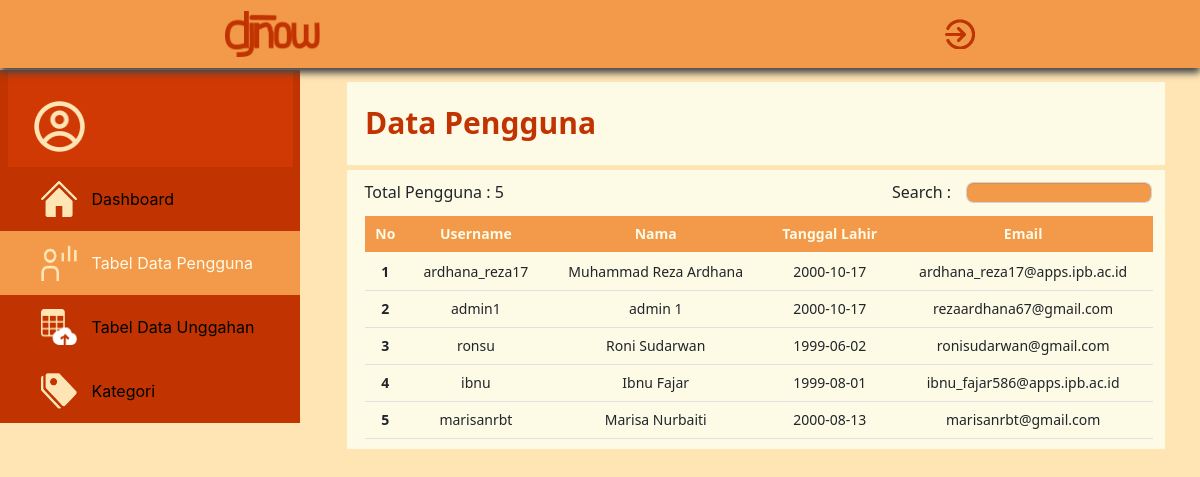
Page /index.php/admin/tabel_pengguna on the committed database.
### tables this page shows
CREATE TABLE `user` (
  `id` int(11) NOT NULL,
  `nama_lengkap` varchar(250) NOT NULL,
  `username` varchar(50) NOT NULL,
  `email` varchar(100) NOT NULL,
  `tanggal_lahir` date NOT NULL,
  `password` varchar(255) NOT NULL,
  `kontak` varchar(20) NOT NULL DEFAULT '+62-8xx-xxxx-xxxx',
  `foto` varchar(100) NOT NULL,
  `role_id` int(11) NOT NULL,
  `is_active` int(1) NOT NULL,
  `user_bio` text NOT NULL DEFAULT 'Hai, salam kenal teman-teman desainerku!'
);

### application/controllers/Admin.php (called while the page is built, shortened)
<?php
class Admin extends CI_Controller
{
  public function __construct()
  {
    $this->load->library('form_validation');
  }
  public function tabel_pengguna()
  {
    $data['title'] = 'Data Pengguna';
    $data['admin'] = $this->db->get_where('user', ['username' => $this->session->userdata('username')])->row_array();
    $data['user'] = $this->db->query("SELECT * FROM user")->result_array();
    $data['postingan'] = $this->db->query("SELECT * FROM postingan")->result_array();
    $data['kategori'] = $this->db->query("SELECT * FROM kategori_postingan")->result_array();
    $this->load->view('admin/tabel_pengguna', $data);
  }
}

### index.php (called while the page is built, shortened)
<?php
require_once BASEPATH.'core/CodeIgniter.php';

### application/views/admin/tabel_pengguna.php (the view, shortened to what this page needs)
<!doctype html>
<html lang="en">
    <head>
        <link href="https://maxcdn.bootstrapcdn.com/bootstrap/3.3.7/css/bootstrap.min.css" rel="stylesheet">
        <link rel="stylesheet" type="text/css" href="css/style.css">
        <link href="https://cdn.jsdelivr.net/npm/bootstrap@5.0.1/dist/css/bootstrap.min.css" rel="stylesheet">
    </head>
    <body>
        <nav class="navbar fixed-top navbar-light shadow bottom" style="border-radius: 0px; box-shadow: 0px 5px 7px 0px rgb(70, 70, 70) !important; background-color: #F2994A; height: 68px;">
          <div class="container-fluid" style="margin-left: 216px;">
            <div class="row">
              <div class="col" style="width:950px;">
                <a href="#">
                  <img src="<?= base_url('res'); ?>/logo.png" alt="DJNOW (Design Jaman Now)" width="95px" height="46px">
                </a>
              </div>
              <div class="col-4 text-end my-auto" style="width:auto; margin-right: 217px; ">
                <a href="<?= base_url('auth/logout'); ?>">
                  <img src="<?= base_url('res'); ?>/out.png" alt="DJNOW (Design Jaman Now)" width="30px" height="30px">
                </a>
              </div>
            </div>
        </nav>
        <div class="main-wrapper">
            <div class="section left col-sm-3" style=" background-color: #C13301;max-width: 346px !important;">
                <div class="half" style="margin: 0px;">
                    <div class="row">
                        <div class="col" style="max-width: 96px; background-color: #D03903;">
                          <img src="<?= base_url('res'); ?>/adminlogo.png" width="51px" height="51px" style="margin-bottom: 15px; margin-top: 31px; margin-left: 19px;">
                        </div>
                        <div class="col" style="max-width: auto !important; background-color: #D03903;">
                        </div>
                    </div>
                    <div class="row" style="margin-left: -15px !important; margin-right: -15px;">
                        <a class="col" type="button" href="<?= base_url('Admin'); ?>" style="max-width:96px; height: 64px; background-color: #C13301;">
                          <img src="<?= base_url('res'); ?>/dashboard.png" width="36px" height="36px" style="margin-top:14px; margin-left: 33px;">
                        </a>
                        <a class="col" type="button" href="<?= base_url('Admin'); ?>" style="text-decoration: none; height: 64px; background-color: #C13301;">
                          <div style="font-family: -apple-system, BlinkMacSystemFont, 'Segoe UI', Roboto, Oxygen, Ubuntu, Cantarell, 'Open Sans', 'Helvetica Neue', sans-serif; color: black; font-size: 16px; margin-left: -12px; margin-top: 20px;">
                            Dashboard
                          </div>
                        </a>
                    </div>
                    <div class="row" style="margin-left: -15px !important; margin-right: -15px;">
                        <div class="col" style="max-width:96px; height: 64px; background-color: #F2994A;">
                          <img src="<?= base_url('res'); ?>/pengguna_active.png" width="36px" height="36px" style="margin-top:14px; margin-left: 33px;">
                        </div>
                        <div class="col"  style="text-decoration: none; height: 64px; background-color: #F2994A;">
                          <div style="color: #FDFAE6 !important; font-family: -apple-system, BlinkMacSystemFont, 'Segoe UI', Roboto, Oxygen, Ubuntu, Cantarell, 'Open Sans', 'Helvetica Neue', sans-serif; color: black; font-size: 16px; margin-left: -12px; margin-top: 20px;">
                            Tabel Data Pengguna
                          </div>
                        </div>
                    </div>
                    <div class="row" style="margin-left: -15px !important; margin-right: -15px;">
                        <a class="col" type="button" href="<?= base_url('Admin/tabel_unggahan'); ?>" style="max-width:96px; height: 64px; background-color: #C13301;">
                          <img src="<?= base_url('res'); ?>/unggahan.png" width="36px" height="36px" style="margin-top:14px; margin-left: 33px;">
                        </a>
                        <a class="col" type="button" href="<?= base_url('Admin/tabel_unggahan'); ?>" style="text-decoration: none; height: 64px; background-color: #C13301;">
                          <div style="font-family: -apple-system, BlinkMacSystemFont, 'Segoe UI', Roboto, Oxygen, Ubuntu, Cantarell, 'Open Sans', 'Helvetica Neue', sans-serif; color: black; font-size: 16px; margin-left: -12px; margin-top: 20px;">
                            Tabel Data Unggahan
                          </div>
                        </a>
                    </div>
                    <div class="row" style="margin-left: -15px !important; margin-right: -15px;">
                        <a class="col" type="button" href="<?= base_url('Admin/kategori'); ?>" style="max-width:96px; height: 64px; background-color: #C13301;">
                          <img src="<?= base_url('res'); ?>/kategori.png" width="36px" height="36px" style="margin-top:14px; margin-left: 33px;">
                        </a>
                        <a class="col" type="button" href="<?= base_url('Admin/kategori'); ?>" style="text-decoration: none; height: 64px; background-color: #C13301;">
                          <div style="font-family: -apple-system, BlinkMacSystemFont, 'Segoe UI', Roboto, Oxygen, Ubuntu, Cantarell, 'Open Sans', 'Helvetica Neue', sans-serif; color: black; font-size: 16px; margin-left: -12px; margin-top: 20px;">
                            Kategori
                          </div>
                        </a>
                    </div>
                </div>
            </div>
            <div class="section1 right col-xs-9">
                <div class="datapengguna" style="margin-right: 20px; margin-top: 12px; margin-left: 32px; background-color: #FDFAE6;">
                    <div style="color: #C13301; font-weight: bold; font-size: 30px !important; margin-left: 18px; padding-top: 18px; padding-bottom:20px;">
                      Data Pengguna
                    </div>
                  </div>
                  <div class="row" style="margin-top:5px; font-size:16px;  margin-right: 20px; margin-left: 32px; background-color: #FDFAE6;">
                    <div class="col" style="margin-left: 10px !important; margin-top: 10px;">
                      Total Pengguna : <?= count($user); ?>
                    </div>
                    <div class="col text-end" style="margin-right: 6px;">
                      <div class="row">
                        <div class="col" style="margin-top: 10px;">
                          Search :
                        </div>
                        <div class="col">
                          <input class="form-control me-2" style="border-radius: 7px; margin-right: 10px; background-color: #F2994A; margin-top: 12px; height: 21px;" type="search" aria-label="Search">
                        </div>
                      </div>
                    </div>
                    <div class="row">
                      <div class="table-responsive-sm text-center" style="font-family: 'Segoe UI'; font-size: 14px; margin-top: 12px;">
                        <table class="table" style="margin-left: 10px; width: 100%; max-width: 100% !important;">
                          <thead class="table" style="color: #FDFAE6; background-color: #F2994A;">
                            <tr>
                              <th scope="col">No</th>
                              <th scope="col">Username</th>
                              <th scope="col">Nama</th>
                              <th scope="col">Tanggal Lahir</th>
                              <th scope="col">Email</th>
                            </tr>
                          </thead>
                          <tbody>
                            <?php $jml_user=count($user);
                            for ($x = 0; $x < $jml_user ; $x++) :  ?>
                            <tr>
                              <th scope="row"><?= $x+1; ?></th>
                              <td><?= $user[$x]['username']; ?></td>
                              <td><?= $user[$x]['nama_lengkap']; ?></td>
                              <td><?= $user[$x]['tanggal_lahir']; ?></td>
                              <td><?= $user[$x]['email']; ?></td>
                            </tr>
                            <?php endfor; ?>
                          </tbody>
                        </table>
                      </div>
        </div>
    </body>
</html>

### assets/css/style.css (style rules this page uses)
::placeholder { color: #B36F57 !important; opacity: 1; }

### application/views/admin/tabel_pengguna.php (style rules this page uses)
body { padding-top: 70px; background: #FFE5B4 !important; }

### rows in the picture
user: username "ardhana_reza17", nama_lengkap "Muhammad Reza Ardhana", tanggal_lahir "2000-10-17", email "ardhana_reza17@apps.ipb.ac.id"
user: username "admin1", nama_lengkap "admin 1", tanggal_lahir "2000-10-17", email "rezaardhana67@gmail.com"
user: username "ronsu", nama_lengkap "Roni Sudarwan", tanggal_lahir "1999-06-02", email "ronisudarwan@gmail.com"
user: username "ibnu", nama_lengkap "Ibnu Fajar", tanggal_lahir "1999-08-01", email "ibnu_fajar586@apps.ipb.ac.id"
user: username "marisanrbt", nama_lengkap "Marisa Nurbaiti", tanggal_lahir "2000-08-13", email "marisanrbt@gmail.com"

### other values in the picture
count($user) "5"
